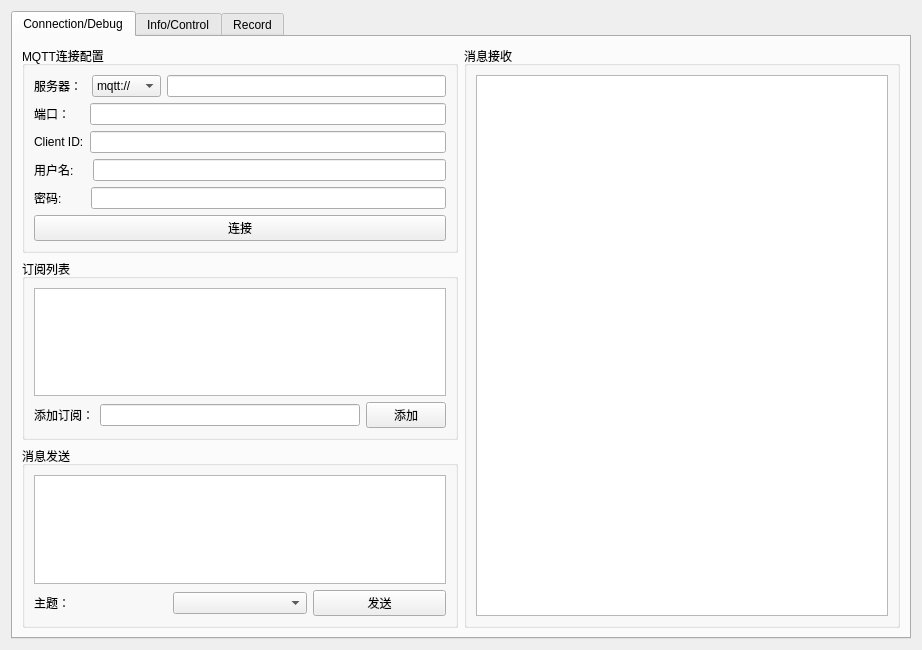
<?xml version="1.0" encoding="UTF-8"?>
<ui version="4.0">
 <class>Form</class>
 <widget class="QWidget" name="Form">
  <property name="geometry">
   <rect>
    <x>0</x>
    <y>0</y>
    <width>922</width>
    <height>650</height>
   </rect>
  </property>
  <property name="windowTitle">
   <string>MQTT Demo</string>
  </property>
  <layout class="QVBoxLayout" name="verticalLayout_4">
   <item>
    <widget class="QTabWidget" name="tabWidget">
     <property name="currentIndex">
      <number>0</number>
     </property>
     <widget class="QWidget" name="tab">
      <attribute name="title">
       <string>Connection/Debug</string>
      </attribute>
      <layout class="QHBoxLayout" name="horizontalLayout_11">
       <item>
        <layout class="QVBoxLayout" name="verticalLayout_6">
         <item>
          <widget class="QGroupBox" name="groupBox_Port">
           <property name="maximumSize">
            <size>
             <width>16777215</width>
             <height>16777215</height>
            </size>
           </property>
           <property name="title">
            <string>MQTT连接配置</string>
           </property>
           <layout class="QVBoxLayout" name="verticalLayout">
            <item>
             <layout class="QHBoxLayout" name="horizontalLayout">
              <item>
               <widget class="QLabel" name="label">
                <property name="text">
                 <string>服务器： </string>
                </property>
               </widget>
              </item>
              <item>
               <widget class="QComboBox" name="comboBox_Protocol">
                <item>
                 <property name="text">
                  <string>mqtt://</string>
                 </property>
                </item>
                <item>
                 <property name="text">
                  <string>mqtts://</string>
                 </property>
                </item>
                <item>
                 <property name="text">
                  <string>ws://</string>
                 </property>
                </item>
                <item>
                 <property name="text">
                  <string>wss://</string>
                 </property>
                </item>
               </widget>
              </item>
              <item>
               <widget class="QLineEdit" name="lineEdit_Address"/>
              </item>
             </layout>
            </item>
            <item>
             <layout class="QHBoxLayout" name="horizontalLayout_2">
              <item>
               <widget class="QLabel" name="label_2">
                <property name="text">
                 <string>端口：    </string>
                </property>
               </widget>
              </item>
              <item>
               <widget class="QLineEdit" name="lineEdit_2"/>
              </item>
             </layout>
            </item>
            <item>
             <layout class="QHBoxLayout" name="horizontalLayout_3">
              <item>
               <widget class="QLabel" name="label_ClientID">
                <property name="text">
                 <string>Client ID:</string>
                </property>
               </widget>
              </item>
              <item>
               <widget class="QLineEdit" name="lineEdit_6"/>
              </item>
             </layout>
            </item>
            <item>
             <layout class="QHBoxLayout" name="horizontalLayout_4">
              <item>
               <widget class="QLabel" name="label_4">
                <property name="text">
                 <string>用户名:    </string>
                </property>
               </widget>
              </item>
              <item>
               <widget class="QLineEdit" name="lineEdit_UserName"/>
              </item>
             </layout>
            </item>
            <item>
             <layout class="QHBoxLayout" name="horizontalLayout_5">
              <item>
               <widget class="QLabel" name="label_PassWord">
                <property name="text">
                 <string>密码:       </string>
                </property>
               </widget>
              </item>
              <item>
               <widget class="QLineEdit" name="lineEdit_5"/>
              </item>
             </layout>
            </item>
            <item>
             <widget class="QPushButton" name="pushButton_Open">
              <property name="text">
               <string>连接</string>
              </property>
             </widget>
            </item>
           </layout>
          </widget>
         </item>
         <item>
          <widget class="QGroupBox" name="groupBox_2">
           <property name="title">
            <string>订阅列表</string>
           </property>
           <layout class="QVBoxLayout" name="verticalLayout_2">
            <item>
             <widget class="QListView" name="listView_Subscription"/>
            </item>
            <item>
             <layout class="QHBoxLayout" name="horizontalLayout_6">
              <item>
               <widget class="QLabel" name="label_3">
                <property name="text">
                 <string>添加订阅：</string>
                </property>
               </widget>
              </item>
              <item>
               <widget class="QLineEdit" name="lineEdit_Subscription"/>
              </item>
              <item>
               <widget class="QPushButton" name="pushButton_AddSubscription">
                <property name="text">
                 <string>添加</string>
                </property>
               </widget>
              </item>
             </layout>
            </item>
           </layout>
          </widget>
         </item>
         <item>
          <widget class="QGroupBox" name="groupBox_4">
           <property name="title">
            <string>消息发送</string>
           </property>
           <layout class="QVBoxLayout" name="verticalLayout_5">
            <item>
             <widget class="QTextEdit" name="textEdit_Send"/>
            </item>
            <item>
             <layout class="QHBoxLayout" name="horizontalLayout_7">
              <item>
               <widget class="QLabel" name="label_7">
                <property name="text">
                 <string>主题：</string>
                </property>
               </widget>
              </item>
              <item>
               <widget class="QComboBox" name="comboBox_Subscription"/>
              </item>
              <item>
               <widget class="QPushButton" name="pushButton_Send">
                <property name="text">
                 <string>发送</string>
                </property>
               </widget>
              </item>
             </layout>
            </item>
           </layout>
          </widget>
         </item>
        </layout>
       </item>
       <item>
        <widget class="QGroupBox" name="groupBox_3">
         <property name="title">
          <string>消息接收</string>
         </property>
         <layout class="QVBoxLayout" name="verticalLayout_3">
          <item>
           <widget class="QTextEdit" name="textEdit_Received"/>
          </item>
         </layout>
        </widget>
       </item>
      </layout>
     </widget>
     <widget class="QWidget" name="tab_2">
      <attribute name="title">
       <string>Info/Control</string>
      </attribute>
      <layout class="QVBoxLayout" name="verticalLayout_11">
       <item>
        <widget class="QGroupBox" name="groupBox_5">
         <property name="title">
          <string>参数配置</string>
         </property>
         <layout class="QHBoxLayout" name="horizontalLayout_18">
          <item>
           <layout class="QVBoxLayout" name="verticalLayout_7">
            <item>
             <layout class="QHBoxLayout" name="horizontalLayout_12">
              <item>
               <widget class="QLabel" name="label_6">
                <property name="text">
                 <string>模式：</string>
                </property>
               </widget>
              </item>
              <item>
               <widget class="QComboBox" name="comboBox_model">
                <item>
                 <property name="text">
                  <string>Threshold</string>
                 </property>
                </item>
                <item>
                 <property name="text">
                  <string>TinyML</string>
                 </property>
                </item>
                <item>
                 <property name="text">
                  <string>Integral </string>
                 </property>
                </item>
                <item>
                 <property name="text">
                  <string>ML+Integral</string>
                 </property>
                </item>
               </widget>
              </item>
             </layout>
            </item>
            <item>
             <layout class="QHBoxLayout" name="horizontalLayout_13">
              <item>
               <widget class="QLabel" name="label_9">
                <property name="text">
                 <string>阈值1：</string>
                </property>
               </widget>
              </item>
              <item>
               <widget class="QDoubleSpinBox" name="doubleSpinBox_1">
                <property name="maximum">
                 <double>200.000000000000000</double>
                </property>
               </widget>
              </item>
             </layout>
            </item>
            <item>
             <layout class="QHBoxLayout" name="horizontalLayout_14">
              <item>
               <widget class="QLabel" name="label_10">
                <property name="text">
                 <string>阈值2：</string>
                </property>
               </widget>
              </item>
              <item>
               <widget class="QDoubleSpinBox" name="doubleSpinBox_2">
                <property name="maximum">
                 <double>1.000000000000000</double>
                </property>
               </widget>
              </item>
             </layout>
            </item>
           </layout>
          </item>
          <item>
           <widget class="Line" name="line">
            <property name="orientation">
             <enum>Qt::Orientation::Vertical</enum>
            </property>
           </widget>
          </item>
          <item>
           <layout class="QVBoxLayout" name="verticalLayout_8">
            <item>
             <layout class="QHBoxLayout" name="horizontalLayout_15">
              <item>
               <widget class="QLabel" name="label_11">
                <property name="text">
                 <string>阈值3：</string>
                </property>
               </widget>
              </item>
              <item>
               <widget class="QDoubleSpinBox" name="doubleSpinBox_3">
                <property name="maximum">
                 <double>200.000000000000000</double>
                </property>
               </widget>
              </item>
             </layout>
            </item>
            <item>
             <layout class="QHBoxLayout" name="horizontalLayout_16">
              <item>
               <widget class="QLabel" name="label_12">
                <property name="text">
                 <string>阈值4：</string>
                </property>
               </widget>
              </item>
              <item>
               <widget class="QDoubleSpinBox" name="doubleSpinBox_4">
                <property name="maximum">
                 <double>1.000000000000000</double>
                </property>
               </widget>
              </item>
             </layout>
            </item>
            <item>
             <layout class="QHBoxLayout" name="horizontalLayout_17">
              <item>
               <widget class="QLabel" name="label_13">
                <property name="text">
                 <string>阈值5：</string>
                </property>
               </widget>
              </item>
              <item>
               <widget class="QDoubleSpinBox" name="doubleSpinBox_5">
                <property name="maximum">
                 <double>200.000000000000000</double>
                </property>
               </widget>
              </item>
             </layout>
            </item>
           </layout>
          </item>
         </layout>
        </widget>
       </item>
       <item>
        <widget class="QGroupBox" name="groupBox">
         <property name="minimumSize">
          <size>
           <width>0</width>
           <height>150</height>
          </size>
         </property>
         <property name="title">
          <string>检测结果</string>
         </property>
         <layout class="QHBoxLayout" name="horizontalLayout_21">
          <item>
           <widget class="QWidget" name="widget_state" native="true">
            <property name="minimumSize">
             <size>
              <width>20</width>
              <height>20</height>
             </size>
            </property>
           </widget>
          </item>
          <item>
           <widget class="Line" name="line_2">
            <property name="orientation">
             <enum>Qt::Orientation::Vertical</enum>
            </property>
           </widget>
          </item>
          <item>
           <layout class="QVBoxLayout" name="verticalLayout_10">
            <item>
             <layout class="QHBoxLayout" name="horizontalLayout_10">
              <item>
               <widget class="QLabel" name="label_14">
                <property name="text">
                 <string>Min_Temp:</string>
                </property>
               </widget>
              </item>
              <item>
               <widget class="QLabel" name="label__MinTemp">
                <property name="text">
                 <string>0000</string>
                </property>
               </widget>
              </item>
             </layout>
            </item>
            <item>
             <layout class="QHBoxLayout" name="horizontalLayout_19">
              <item>
               <widget class="QLabel" name="label_15">
                <property name="text">
                 <string>Max_Temp:</string>
                </property>
               </widget>
              </item>
              <item>
               <widget class="QLabel" name="label_MaxTemp">
                <property name="text">
                 <string>0000</string>
                </property>
               </widget>
              </item>
             </layout>
            </item>
            <item>
             <layout class="QHBoxLayout" name="horizontalLayout_20">
              <item>
               <widget class="QLabel" name="label_16">
                <property name="text">
                 <string>Center_Temp:</string>
                </property>
               </widget>
              </item>
              <item>
               <widget class="QLabel" name="label_CenterTemp">
                <property name="text">
                 <string>0000</string>
                </property>
               </widget>
              </item>
             </layout>
            </item>
           </layout>
          </item>
         </layout>
        </widget>
       </item>
       <item>
        <widget class="QGroupBox" name="groupBox_6">
         <property name="minimumSize">
          <size>
           <width>0</width>
           <height>250</height>
          </size>
         </property>
         <property name="title">
          <string>实时数据</string>
         </property>
         <layout class="QVBoxLayout" name="verticalLayout_9">
          <item>
           <layout class="QHBoxLayout" name="horizontalLayout_9">
            <item>
             <widget class="QWidget" name="widget_chart1" native="true">
              <property name="minimumSize">
               <size>
                <width>20</width>
                <height>20</height>
               </size>
              </property>
             </widget>
            </item>
            <item>
             <widget class="QWidget" name="widget_chart2" native="true">
              <property name="minimumSize">
               <size>
                <width>20</width>
                <height>20</height>
               </size>
              </property>
             </widget>
            </item>
            <item>
             <widget class="QWidget" name="widget_chart3" native="true">
              <property name="minimumSize">
               <size>
                <width>20</width>
                <height>20</height>
               </size>
              </property>
             </widget>
            </item>
           </layout>
          </item>
         </layout>
        </widget>
       </item>
      </layout>
     </widget>
     <widget class="QWidget" name="tab_3">
      <attribute name="title">
       <string>Record</string>
      </attribute>
      <layout class="QVBoxLayout" name="verticalLayout_12">
       <item>
        <widget class="QTableView" name="tableView"/>
       </item>
      </layout>
     </widget>
    </widget>
   </item>
  </layout>
 </widget>
 <resources/>
 <connections/>
</ui>
